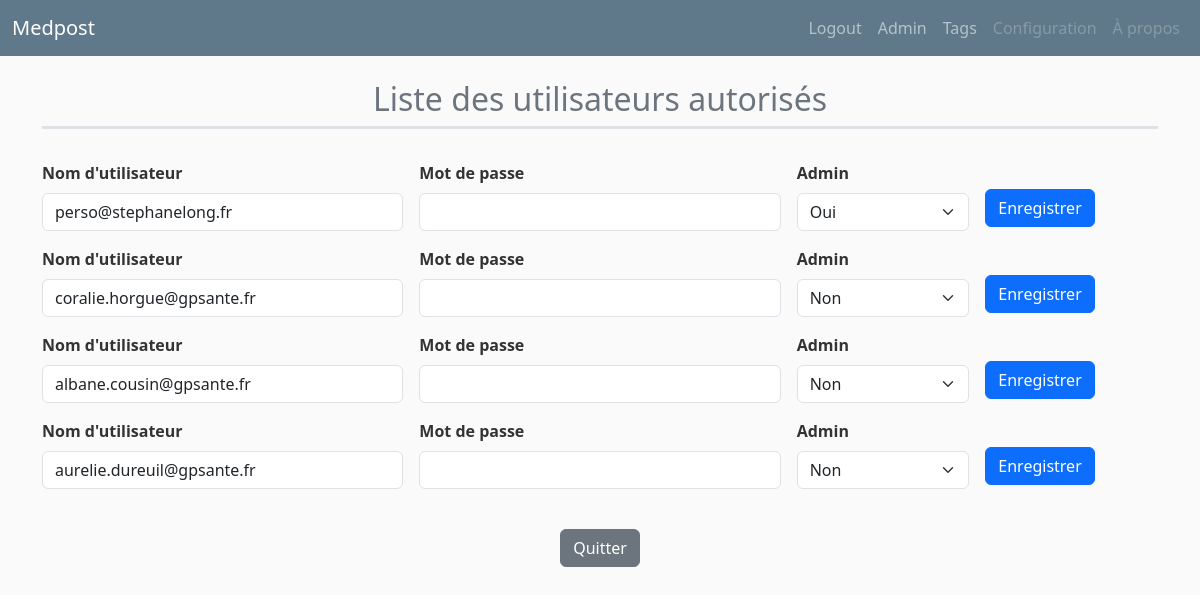
The app's page /admin (signed in) with its own data.
### medpost-app/app.py (models this page shows, shortened)
class User(UserMixin, db.Model):
    id = db.Column(db.Integer, primary_key=True)
    username = db.Column(db.String(20), unique=True, nullable=False)
    password = db.Column(db.String(20), nullable=False)
    is_admin = db.Column(db.Boolean, nullable=False)

### medpost-app/app.py (the view)
@app.route('/admin')
@login_required
def admin():
    if not current_user.is_admin:
        return redirect(url_for('home'))
    users = db.session.query(User).all()
    return render_template('admin.html', users=users)

### medpost-app/app.py (called while the page is built)
@login_manager.user_loader
def load_user(user_id):
    return User.query.get(int(user_id))

@app.context_processor
def inject_datetime_utils():
    def now_datetime():
        return datetime.now().isoformat(timespec='minutes')
    return {'current_datetime': now_datetime}

### medpost-app/templates/admin.html
{% extends "layout.html" %}
{% block content %}
<div class="container">
    <div class="row mb-4">
        <div class="col">
            <h2 class="text-center text-secondary border-bottom border-3 pb-2">Liste des utilisateurs autorisés</h2>
        </div>
    </div>
    <div class="row">
        <div class="col">
            {% for user in users %}
            <form method="POST" action="{{ url_for('update_user', user_id=user.id) }}" class="mb-3">
                <div class="row g-3 align-items-center">
                    <div class="col-12 col-md-4">
                        <label for="username-{{ user.id }}" class="form-label fw-bold">Nom d'utilisateur</label>
                        <input type="text" class="form-control" id="username-{{ user.id }}" name="username" value="{{ user.username }}">
                    </div>
                    <div class="col-12 col-md-4">
                        <label for="password-{{ user.id }}" class="form-label fw-bold">Mot de passe</label>
                        <input type="password" class="form-control" id="password-{{ user.id }}" name="password">
                    </div>
                    <div class="col-12 col-md-2">
                        <label for="is_admin-{{ user.id }}" class="form-label fw-bold">Admin</label>
                        <select class="form-select" id="is_admin-{{ user.id }}" name="is_admin">
                            <option value="true" {% if user.is_admin %}selected{% endif %}>Oui</option>
                            <option value="false" {% if not user.is_admin %}selected{% endif %}>Non</option>
                        </select>
                    </div>
                    <div class="col-12 col-md-2 text-md-start text-center">
                        <button type="submit" class="btn btn-primary mt-3 mt-md-4">Enregistrer</button>
                    </div>
                </div>
            </form>
            {% endfor %}
        </div>
    </div>
    <div class="row mt-4">
        <div class="col text-center">
            <a href="{{ url_for('home', selectedfeed='tous', newspaper='qdm') }}" class="btn btn-secondary">Quitter</a>
        </div>
    </div>
</div>
{% endblock content %}

### medpost-app/static/css/main.css (style rules this page uses)
body { background: #fafafa; color: #333333; margin-top: 5rem; }
h1, h2, h3, h4, h5, h6 { color: #444444; }

### records on screen
User: username "perso@stephanelong.fr", is_admin "Oui"
User: username "coralie.horgue@gpsante.fr", is_admin "Non"
User: username "albane.cousin@gpsante.fr", is_admin "Non"
User: username "aurelie.dureuil@gpsante.fr", is_admin "Non"
